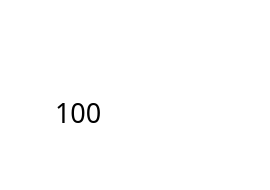
        <widget class="QWidget" name="w1_35" native="true">
         <property name="enabled">
          <bool>true</bool>
         </property>
         <property name="styleSheet">
          <string notr="true">QWidget{image:url(./image/kit2_light.png); border:0px; background-color : rgba(0,0,0,0);}
QWidget:hover{image:url(./image/kit2_light2.png); border:0px; background-color : rgba(0,0,0,0);}


</string>
         </property>
         <widget class="QLineEdit" name="lineEdit_71">
          <property name="enabled">
           <bool>false</bool>
          </property>
          <property name="geometry">
           <rect>
            <x>15</x>
            <y>17</y>
            <width>241</width>
            <height>31</height>
           </rect>
          </property>
          <property name="font">
           <font>
            <family>서울남산체 EB</family>
            <pointsize>20</pointsize>
           </font>
          </property>
          <property name="styleSheet">
           <string notr="true">QLineEdit:Enabled{
background-color : rgba(0,0,0,0);
color : rgb(255,255,255);
image : NULL;
}
QLineEdit{
background-color : rgba(0,0,0,0);
color : rgb(255,255,255);
image : NULL;
}</string>
          </property>
          <property name="text">
           <string>왼쪽 위 led</string>
          </property>
          <property name="maxLength">
           <number>30</number>
          </property>
         </widget>
         <widget class="QPushButton" name="pushButton_152">
          <property name="geometry">
           <rect>
            <x>10</x>
            <y>0</y>
            <width>251</width>
            <height>181</height>
           </rect>
          </property>
          <property name="cursor">
           <cursorShape>PointingHandCursor</cursorShape>
          </property>
          <property name="styleSheet">
           <string notr="true">image : url(./);
background-color : rgba(0,0,0,0);</string>
          </property>
          <property name="text">
           <string/>
          </property>
         </widget>
         <widget class="QLineEdit" name="lineEdit_72">
          <property name="enabled">
           <bool>false</bool>
          </property>
          <property name="geometry">
           <rect>
            <x>15</x>
            <y>50</y>
            <width>141</width>
            <height>31</height>
           </rect>
          </property>
          <property name="font">
           <font>
            <family>서울남산체 EB</family>
            <pointsize>14</pointsize>
           </font>
          </property>
          <property name="styleSheet">
           <string notr="true">QLineEdit:Enabled{
background-color : rgba(0,0,0,0);
color : rgb(255,255,255);
image : NULL;
}
QLineEdit{
background-color : rgba(0,0,0,0);
color : rgb(255,255,255);
image : NULL;
}</string>
          </property>
          <property name="text">
           <string>L02</string>
          </property>
          <property name="maxLength">
           <number>30</number>
          </property>
         </widget>
         <widget class="QPushButton" name="pushButton_153">
          <property name="geometry">
           <rect>
            <x>160</x>
            <y>42</y>
            <width>91</width>
            <height>81</height>
           </rect>
          </property>
          <property name="cursor">
           <cursorShape>PointingHandCursor</cursorShape>
          </property>
          <property name="styleSheet">
           <string notr="true">QPushButton{image:url(./image/off_1.png); border:0px; background-color : rgba(0,0,0,0);}
QPushButton:hover{image:url(./image/off_2.png); border:0px;background-color : rgba(0,0,0,0);}
QPushButton:checked{image:url(./image/on_1.png); border:0px;background-color : rgba(0,0,0,0);}
QPushButton:checked:hover{image:url(./image/on_2.png); border:0px;background-color : rgba(0,0,0,0);}
</string>
          </property>
          <property name="text">
           <string/>
          </property>
          <property name="checkable">
           <bool>true</bool>
          </property>
          <property name="checked">
           <bool>false</bool>
          </property>
         </widget>
         <widget class="QLabel" name="label_54">
          <property name="geometry">
           <rect>
            <x>55</x>
            <y>97</y>
            <width>56</width>
            <height>30</height>
           </rect>
          </property>
          <property name="font">
           <font>
            <family>서울남산체 B</family>
            <pointsize>20</pointsize>
           </font>
          </property>
          <property name="styleSheet">
           <string notr="true">background-color : rgba(0,0,0,0);
image : url(./);
</string>
          </property>
          <property name="text">
           <string>100</string>
          </property>
         </widget>
         <widget class="QPushButton" name="pushButton_154">
          <property name="geometry">
           <rect>
            <x>185</x>
            <y>145</y>
            <width>31</width>
            <height>31</height>
           </rect>
          </property>
          <property name="cursor">
           <cursorShape>PointingHandCursor</cursorShape>
          </property>
          <property name="styleSheet">
           <string notr="true">QPushButton{image:url(./image/su_1.png); border:0px;color:}
QPushButton:hover{image:url(./image/su_2.png); border:0px;}
QPushButton:checked{image:url(./image/ck_1.png); border:0px;}
QPushButton:checked:hover{image:url(./image/ck_2.png); border:0px;}

</string>
          </property>
          <property name="text">
           <string/>
          </property>
          <property name="checkable">
           <bool>true</bool>
          </property>
         </widget>
         <widget class="QPushButton" name="pushButton_155">
          <property name="geometry">
           <rect>
            <x>220</x>
            <y>145</y>
            <width>31</width>
            <height>31</height>
           </rect>
          </property>
          <property name="cursor">
           <cursorShape>PointingHandCursor</cursorShape>
          </property>
          <property name="styleSheet">
           <string notr="true">QPushButton{image:url(./image/close_1.png); border:0px;color:}
QPushButton:hover{image:url(./image/close_2.png); border:0px;}
</string>
          </property>
          <property name="text">
           <string/>
          </property>
          <property name="checkable">
           <bool>false</bool>
          </property>
         </widget>
         <widget class="QLabel" name="label_55">
          <property name="geometry">
           <rect>
            <x>5</x>
            <y>97</y>
            <width>56</width>
            <height>30</height>
           </rect>
          </property>
          <property name="font">
           <font>
            <family>서울남산체 B</family>
            <pointsize>18</pointsize>
           </font>
          </property>
          <property name="styleSheet">
           <string notr="true">background-color : rgba(0,0,0,0);
image : url(./);
color : rgb(255,255,255);</string>
          </property>
          <property name="text">
           <string>%</string>
          </property>
          <property name="alignment">
           <set>Qt::AlignCenter</set>
          </property>
         </widget>
        </widget>
